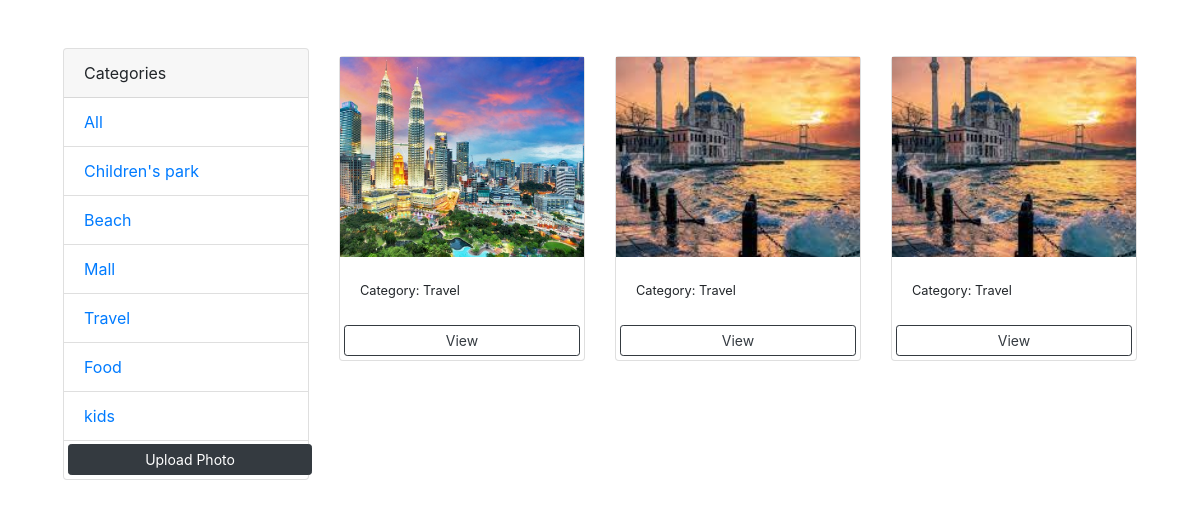
/?category=Travel, run on the app's committed database.
### PhotoApp/models.py (models this page shows, shortened)
class Category(models.Model):
    name        =   models.CharField(max_length=100,null=False,blank=False)

class Photo(models.Model):
    category           =   models.ForeignKey(Category,on_delete=models.SET_NULL,null=True,blank=True)
    image              =   models.ImageField(null=False,blank=False)
    description        =   models.TextField()

### PhotoApp/views.py (the view)
# urls.py: path('',views.GalleryFunction,name="Gallery"),
def GalleryFunction(request):
    category = request.GET.get('category')
    if category==None:
        photos = Photo.objects.all()
    else:
        photos = Photo.objects.filter(category__name=category)
    categories  =Category.objects.all()
    context={'key':categories,'key1':photos}
    return render(request,'Gallery.html',context)

### templates/Gallery.html (shortened to what this page needs)
<!doctype html>
<html lang="en">
<head>
    <link rel="stylesheet" href="https://cdn.jsdelivr.net/npm/bootstrap@4.0.0/dist/css/bootstrap.min.css">
</head>
<body class="m-5">
<div class="container">
    <div class="row">
        <div class="col-md-3">
            <div class="card">
            <div class="card-header" >
                Categories
            </div>
                <ul class="list-group list-group-flush">
                    <li class="list-group-item"><a href="{% url 'Gallery' %}">All</a></li>
                    {% for i in key %}
                         <li class="list-group-item"><a href="{% url 'Gallery' %}?category={{i.name}}">{{i.name}}</a></li>
                    {% endfor %}
                    <a href="{% url 'Upload' %}" class="btn btn-dark btn-block btn-sm m-1" >Upload Photo</a>
                </ul>
            </div>
        </div>
        <div class="col-md-9">
            <div class="row">
                {% for i in key1 %}
                <div class="col-md-4">
                    <div class="card my-2" >
                    <img class="image-thubmbnails" src="{{i.image.url}}" alt="Card image cap">
                    <div class="card-body">
                        <small>Category: {{i.category.name}}</small>
                </div>
                        <a href="{% url 'Photo' i.id  %}" class="btn btn-outline-dark btn-sm m-1">View</a>
                </div>
                </div>
                {% empty %}
                <h3>No Photos</h3>
                {% endfor %}
            </div>
        </div>
    </div>
</div>
</body>
</html>

### templates/Gallery.html (style rules this page uses)
.image-thubmbnails { height:200px; object-fit:cover; }

### data on the page
Category: name "Children's park"
Category: name "Beach"
Category: name "Mall"
Category: name "Travel"
Category: name "Food"
Category: name "kids"
Photo: image (picture), category.name "Travel"
Photo: image (picture), category.name "Travel"
Photo: image (picture), category.name "Travel"
